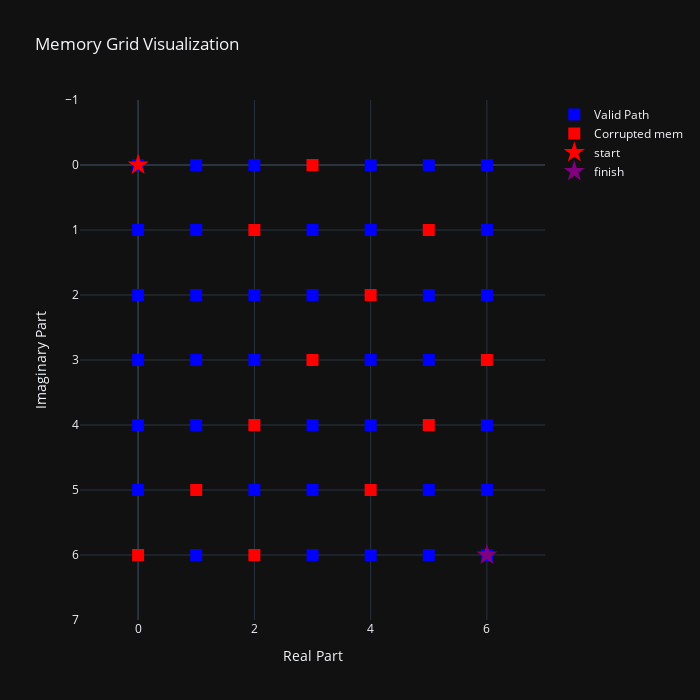

Notebook source saved alongside this figure:
### Code cell
# do a set difference between the set of all possible complex numbers and the set of numbers in the input data

valid_coords = all_nums - set(data)

valid_coords = np.array(list(valid_coords))
# plot the valid coordinates
plot_mem(valid_coords, data, 0+0j, 6+6j, 0+0j, 6+6j)

# ...#...
# ..#..#.
# ....#..
# ...#..#
# ..#..#.
# .#..#..
# #.#....

### Figure 1 — Plotly figure (JSON) as saved in the notebook; plotly's stock layout.template omitted (floating-point values rounded to 4 significant figures)
{"data": [{"marker": {"color": "blue", "size": 12, "symbol": "square"}, "mode": "markers", "name": "Valid Path", "x": [0.0, 1.0, 2.0, 4.0, 5.0, 0.0, 1.0, 2.0, 3.0, 6.0, 5.0, 0.0, 1.0, 6.0, 3.0, 4.0, 6.0, 1.0, 3.0, 4.0, 5.0, 6.0, 0.0, 1.0, 3.0, 4.0, 0.0, 1.0, 2.0, 6.0, 4.0, 5.0, 0.0, 2.0, 3.0, 5.0, 6.0], "y": [0.0, 0.0, 0.0, 0.0, 0.0, 2.0, 2.0, 2.0, 2.0, 0.0, 2.0, 4.0, 4.0, 2.0, 4.0, 4.0, 4.0, 6.0, 6.0, 6.0, 6.0, 6.0, 1.0, 1.0, 1.0, 1.0, 3.0, 3.0, 3.0, 1.0, 3.0, 3.0, 5.0, 5.0, 5.0, 5.0, 5.0], "type": "scatter"}, {"marker": {"color": "red", "size": 12, "symbol": "square"}, "mode": "markers", "name": "Corrupted mem", "x": [5.0, 4.0, 4.0, 3.0, 2.0, 6.0, 2.0, 1.0, 0.0, 3.0, 2.0, 5.0], "y": [4.0, 2.0, 5.0, 0.0, 1.0, 3.0, 4.0, 5.0, 6.0, 3.0, 6.0, 1.0], "type": "scatter"}, {"marker": {"color": "red", "size": 16, "symbol": "star"}, "mode": "markers", "name": "start", "x": [0.0], "y": [0.0], "type": "scatter"}, {"marker": {"color": "purple", "size": 16, "symbol": "star"}, "mode": "markers", "name": "finish", "x": [6.0], "y": [6.0], "type": "scatter"}], "layout": {"height": 700, "showlegend": true, "title": {"text": "Memory Grid Visualization"}, "width": 700, "xaxis": {"range": [-1.0, 7.0], "title": {"text": "Real Part"}, "zeroline": true}, "yaxis": {"range": [7.0, -1.0], "title": {"text": "Imaginary Part"}, "zeroline": true}}}
